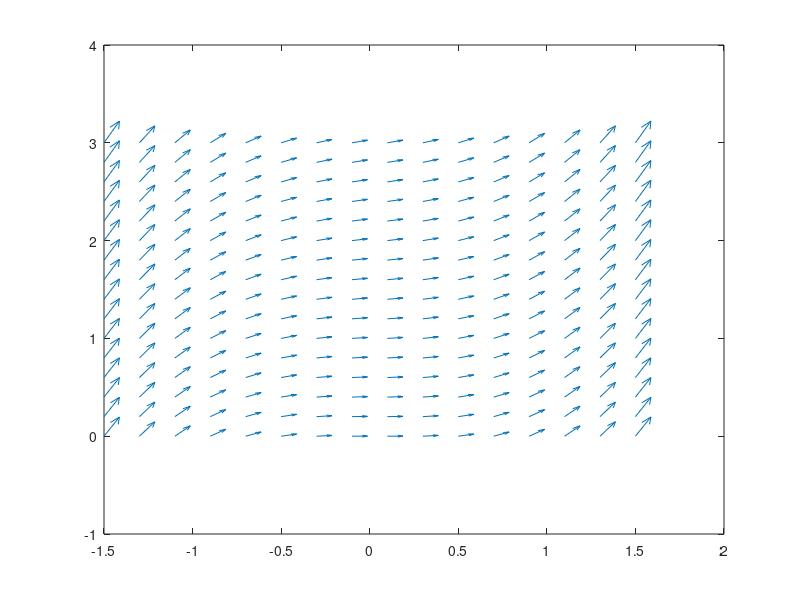

The MATLAB script that drew this image:
clc;
format long;

% Aus Serie 5 Aufgabe 1


% Die Funktion f muss mit Vektoren rechnen können, 
% also bei der Funktions-Denition unbedingt die Punkte nicht vergessen
f = @(t, yt) t.^2 + 0.1 * yt;


% x-Intervall, Funktion berechnet nur Werte zwischen xmin und xmax
xmin = -1.5;
xmax = 1.5;

% y-Intervall, Funktion berechnet nur Werte zwischen ymion und ymax
ymin = 0;
ymax = 3;

% Schrittweite fuer Plot, je groesser der Werte desto groesser die Pfeile
hx = 0.2;
hy = 0.2;

% Koordinaten fuer die Punkte erzeugen
[X,Y] = meshgrid(xmin:hx:xmax, ymin:hy:ymax);

% Steigung an jedem Punkt berechnen
Ydiff = f(X,Y);
    
%disp(X);
%disp(Y);

% Richtungsfeld einzeichnen. 
dim = size(Ydiff);

% Richtungsfeld plotten lassen
quiver(X,Y,ones(dim(1), dim(2)), Ydiff);